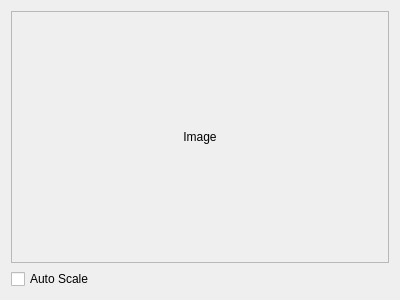
<?xml version="1.0" encoding="UTF-8"?>
<ui version="4.0">
 <class>SobelEdgeDetector</class>
 <widget class="QWidget" name="SobelEdgeDetector">
  <property name="windowModality">
   <enum>Qt::ApplicationModal</enum>
  </property>
  <property name="geometry">
   <rect>
    <x>0</x>
    <y>0</y>
    <width>400</width>
    <height>300</height>
   </rect>
  </property>
  <property name="windowTitle">
   <string>Sobel Edge Detector</string>
  </property>
  <layout class="QGridLayout" name="gridLayout_2">
   <item row="0" column="0">
    <widget class="QScrollArea" name="imageScrollArea">
     <property name="widgetResizable">
      <bool>true</bool>
     </property>
     <widget class="QWidget" name="scrollAreaWidgetContents">
      <property name="geometry">
       <rect>
        <x>0</x>
        <y>0</y>
        <width>380</width>
        <height>257</height>
       </rect>
      </property>
      <layout class="QGridLayout" name="gridLayout">
       <item row="0" column="0">
        <widget class="QLabel" name="image">
         <property name="text">
          <string>Image</string>
         </property>
         <property name="alignment">
          <set>Qt::AlignCenter</set>
         </property>
        </widget>
       </item>
      </layout>
     </widget>
    </widget>
   </item>
   <item row="1" column="0">
    <widget class="QCheckBox" name="autoScaleCheckBox">
     <property name="text">
      <string>Auto Scale</string>
     </property>
    </widget>
   </item>
  </layout>
 </widget>
 <resources/>
 <connections/>
</ui>
